Frame 1 (no input): blank canvas, image omitted
Frame 60 (no input): blank canvas, image omitted
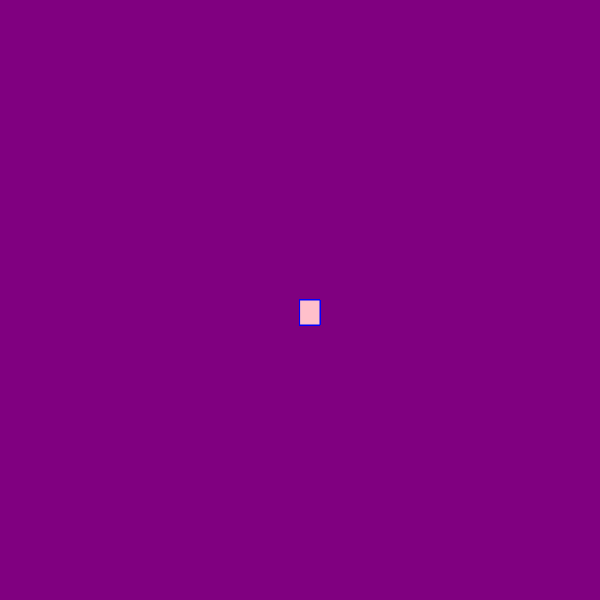
Frame 120 (the mouse pressed at the canvas centre since frame 60)

The p5.js sketch whose frames 1 and 60 were blank and that drew this single picture after the mouse press (run headless with seeded random() and noise() and a simulated clock; from frame 60 on, the mouse is pressed at the canvas centre):

// p5.js sketch
// ── sketch.js
function setup() {
    createCanvas(600, 600);
    background("purple");
  }
  
  function draw() {
    
    fill("pink");
    stroke("blue");
  
    // console.log(mouseIsPressed);
  
    if (mouseIsPressed) {
      rect(mouseX, mouseY, 20, 25);
    }
  }
  
